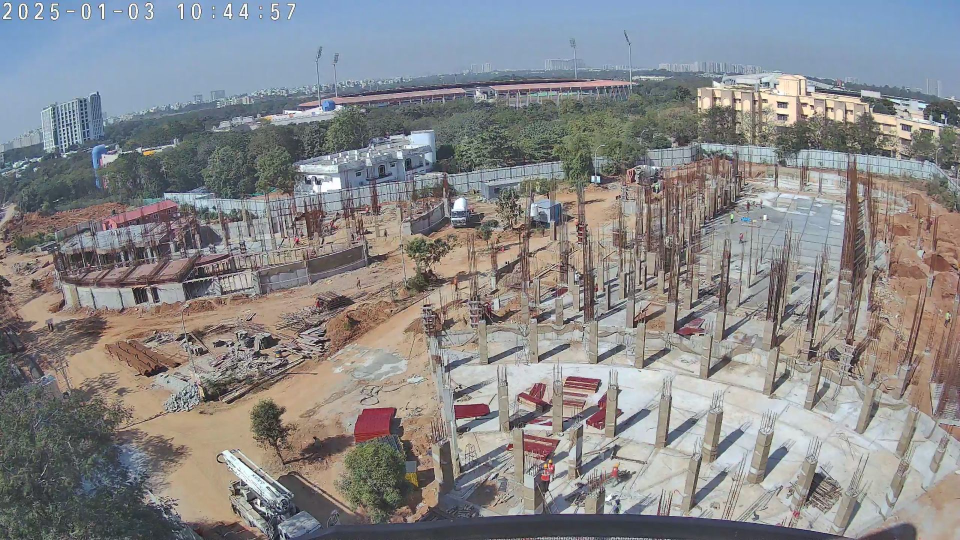
#> input picture 20250103_104457.jpg, 1920 x 1080 px (shown at 1/2 size)
$ python prepare_npu_input.py ../../../20250103_104457.jpg out.png
#> lines starting #> are read from the running program, lines starting #| are printed output that depends on the picture
#!/usr/bin/env python3
"""
Prepare Raw Input for SNPE/QNN NPU
===================================

Converts JPEG/PNG images to raw binary format required by SNPE runtime.

Usage:
    python prepare_npu_input.py input_image.jpg output.raw

Output:
    - Binary file with shape (3, 1024, 1024) in float32
    - Format: CHW (Channels, Height, Width)
    - Normalization: [0, 255] → [0.0, 1.0]
"""

import sys
import cv2
import numpy as np
from pathlib import Path


def prepare_raw_input(image_path, output_raw, img_size=1024):
    """
    Convert image to raw binary format for NPU.

    Args:
        image_path: Path to input image (JPEG/PNG)
        output_raw: Path to output .raw file
        img_size: Target size (1024 for YOLOv11)
    """
#> called with image_path = '../../../20250103_104457.jpg', output_raw = 'out.png', img_size = 1024
    print(f"\n{'='*60}")
    print("Preparing NPU Input - Raw Binary Conversion")
    print(f"{'='*60}\n")

    # Load image
    print(f"Loading image: {image_path}")
    img = cv2.imread(image_path)
#> img is the input picture: shape (1080, 1920, 3); mean B, G, R 137.6, 135.9, 136.3
    if img is None:
        print(f"✗ Error: Could not load image {image_path}")
        return False

    orig_shape = img.shape[:2]
#> orig_shape = (1080, 1920)
    print(f"✓ Original shape: {orig_shape[0]}x{orig_shape[1]}")
#| ✓ Original shape: 1080x1920

    # Resize to 1024x1024
    print(f"Resizing to {img_size}x{img_size}...")
    img_resized = cv2.resize(img, (img_size, img_size))
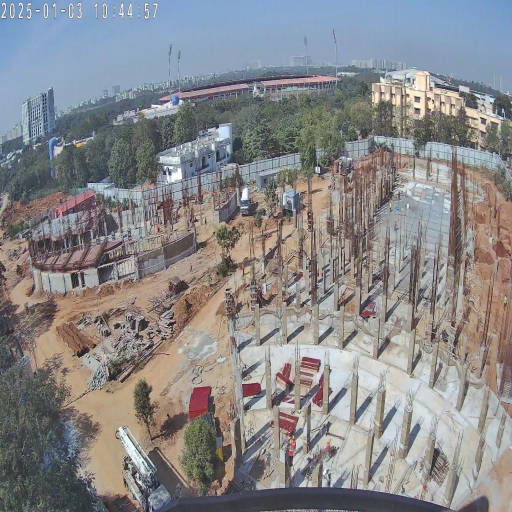
#> img_resized: shape (1024, 1024, 3) (shown at 1/2 size); mean B, G, R 137.5, 135.8, 136.2

    # Convert BGR to RGB
    img_rgb = cv2.cvtColor(img_resized, cv2.COLOR_BGR2RGB)
    print(f"✓ Converted BGR → RGB")

    # Normalize to [0.0, 1.0]
    img_float = img_rgb.astype(np.float32) / 255.0
    print(f"✓ Normalized [0, 255] → [0.0, 1.0]")

    # Convert to CHW format (3, 1024, 1024)
    img_chw = np.transpose(img_float, (2, 0, 1))
    print(f"✓ Transposed HWC → CHW: {img_chw.shape}")
#| ✓ Transposed HWC → CHW: (3, 1024, 1024)

    # Save as raw binary
    img_chw.tofile(output_raw)
    file_size_mb = Path(output_raw).stat().st_size / (1024 * 1024)
    print(f"✓ Saved to: {output_raw} ({file_size_mb:.2f} MB)")

    # Verification
    expected_size = 3 * img_size * img_size * 4  # float32 = 4 bytes
    actual_size = Path(output_raw).stat().st_size

    print(f"\nVerification:")
    print(f"  Expected size: {expected_size} bytes")
    print(f"  Actual size:   {actual_size} bytes")
    print(f"  Match: {'✓' if expected_size == actual_size else '✗'}")

    print(f"\n{'='*60}")
    print("✓ Raw input preparation complete!")
    print(f"{'='*60}\n")

    print("Next steps:")
    print(f"  1. Push to device: adb push {output_raw} /data/local/tmp/yolo_npu/")
    print(f"  2. Run inference: snpe-net-run --container best_yolo_int8.dlc --input_raw {Path(output_raw).name} --use_dsp")
    print(f"  3. Decode output: python decode_npu_output.py output0.raw {image_path}\n")

    return True


if __name__ == '__main__':
    if len(sys.argv) < 2:
        print("Usage: python prepare_npu_input.py <input_image.jpg> [output.raw]")
        print("\nExample:")
        print("  python prepare_npu_input.py /home/harshyy/Desktop/20250103_104457.jpg test_input.raw")
        sys.exit(1)

    image_path = sys.argv[1]

    # Auto-generate output name if not provided
    if len(sys.argv) > 2:
        output_raw = sys.argv[2]
    else:
        input_name = Path(image_path).stem
        output_raw = f"{input_name}_1024x1024.raw"

    prepare_raw_input(image_path, output_raw)
